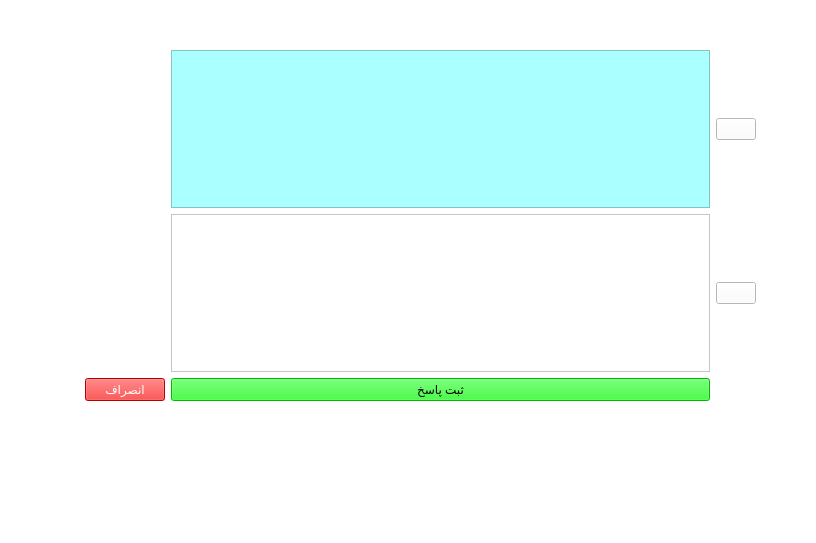
<?xml version="1.0" encoding="UTF-8"?>
<ui version="4.0">
 <class>ReplyInputWidget</class>
 <widget class="QWidget" name="ReplyInputWidget">
  <property name="geometry">
   <rect>
    <x>0</x>
    <y>0</y>
    <width>816</width>
    <height>543</height>
   </rect>
  </property>
  <property name="windowTitle">
   <string>Form</string>
  </property>
  <property name="styleSheet">
   <string notr="true">background-color: rgb(255, 255, 255);</string>
  </property>
  <widget class="QWidget" name="">
   <property name="geometry">
    <rect>
     <x>85</x>
     <y>50</y>
     <width>671</width>
     <height>351</height>
    </rect>
   </property>
   <layout class="QGridLayout" name="gridLayout">
    <item row="0" column="1">
     <widget class="QTextEdit" name="txt_question">
      <property name="styleSheet">
       <string notr="true">background-color: rgb(170, 255, 255);
font: 10pt &quot;MS Shell Dlg 2&quot;;
color: rgb(0, 0, 0);</string>
      </property>
     </widget>
    </item>
    <item row="0" column="2">
     <widget class="QPushButton" name="bnt_icon_question">
      <property name="styleSheet">
       <string notr="true">background-color: rgb(255, 255, 255);</string>
      </property>
      <property name="text">
       <string/>
      </property>
     </widget>
    </item>
    <item row="1" column="1">
     <widget class="QTextEdit" name="txt_reply">
      <property name="styleSheet">
       <string notr="true">font: 10pt &quot;MS Shell Dlg 2&quot;;</string>
      </property>
     </widget>
    </item>
    <item row="1" column="2">
     <widget class="QPushButton" name="bnt_icon_reply">
      <property name="styleSheet">
       <string notr="true">background-color: rgb(255, 255, 255);</string>
      </property>
      <property name="text">
       <string/>
      </property>
     </widget>
    </item>
    <item row="2" column="0">
     <widget class="QPushButton" name="bnt_cancel">
      <property name="styleSheet">
       <string notr="true">background-color: rgb(255, 0, 0);
color: rgb(255, 255, 255);</string>
      </property>
      <property name="text">
       <string>انصراف</string>
      </property>
     </widget>
    </item>
    <item row="2" column="1">
     <widget class="QPushButton" name="bnt_ok">
      <property name="styleSheet">
       <string notr="true">background-color: rgb(0, 255, 0);
color: rgb(0, 0, 0);</string>
      </property>
      <property name="text">
       <string>ثبت پاسخ</string>
      </property>
     </widget>
    </item>
   </layout>
  </widget>
 </widget>
 <resources/>
 <connections/>
</ui>
